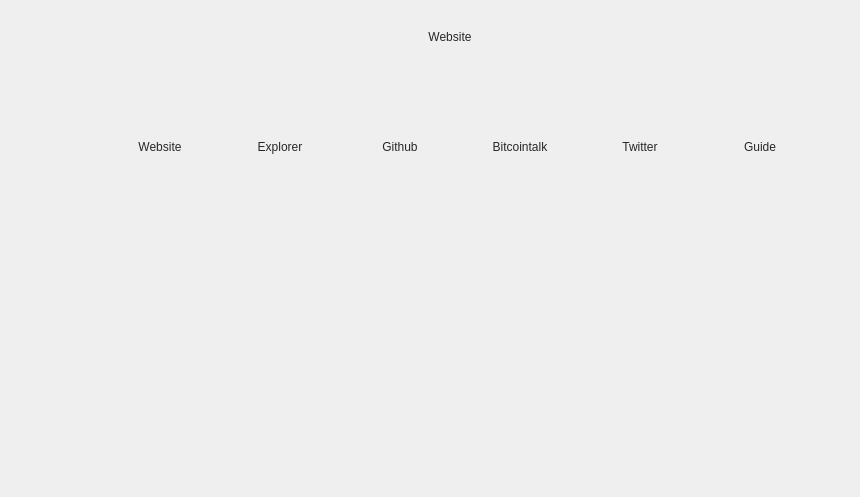
<?xml version="1.0" encoding="UTF-8"?>
<ui version="4.0">
 <class>OnlineWindowClass</class>
 <widget class="QWidget" name="OnlineWindowClass">
  <widget class="QWidget" name="widget_2" native="true">
   <property name="geometry">
    <rect>
     <x>0</x>
     <y>0</y>
     <width>860</width>
     <height>497</height>
    </rect>
   </property>
     <widget class="QWidget" name="hide3" native="true">
	  <widget class="QLabel" name="label">
     <property name="geometry">
      <rect>
       <x>300</x>
       <y>5</y>
       <width>300</width>
       <height>50</height>
      </rect>
     </property>
     <property name="text">
      <string>&lt;a style=&quot; text-decoration: none; color:#272727;&quot;&gt;&lt;img src=&quot;:/icons/onheader&quot;/&gt;&lt;br /&gt;Website&lt;/div&gt;&lt;/a&gt;</string>
     </property>
	 <property name="alignment">
      <set>Qt::AlignCenter</set>
     </property>
     <property name="margin">
      <number>5</number>
     </property>
     <property name="openExternalLinks">
      <bool>true</bool>
     </property>
    </widget>
    <widget class="QLabel" name="label">
     <property name="geometry">
      <rect>
       <x>100</x>
       <y>80</y>
       <width>120</width>
       <height>120</height>
      </rect>
     </property>
     <property name="text">
      <string>&lt;a href=&quot;&quot;&gt;&lt;div style=&quot; text-decoration: none; color:#272727;&quot;&gt;&lt;img src=&quot;:/icons/web&quot;/&gt;&lt;br /&gt;Website&lt;/div&gt;&lt;/a&gt;</string>
     </property>
	 <property name="alignment">
      <set>Qt::AlignCenter</set>
     </property>
     <property name="margin">
      <number>5</number>
     </property>
     <property name="openExternalLinks">
      <bool>true</bool>
     </property>
    </widget>
    <widget class="QLabel" name="label_3">
     <property name="geometry">
      <rect>
       <x>220</x>
       <y>80</y>
       <width>120</width>
       <height>120</height>
      </rect>
     </property>
     <property name="text">
      <string>&lt;a href=&quot;&quot;&gt;&lt;div style=&quot; text-decoration: none; color:#272727;&quot;&gt;&lt;img src=&quot;:/icons/explorer&quot;/&gt;&lt;br /&gt;Explorer&lt;/div&gt;&lt;/a&gt;</string>
     </property>
	 <property name="alignment">
      <set>Qt::AlignCenter</set>
     </property>
     <property name="openExternalLinks">
      <bool>true</bool>
     </property>
    </widget>
     <widget class="QLabel" name="label_4">
     <property name="geometry">
      <rect>
       <x>340</x>
       <y>80</y>
       <width>120</width>
       <height>120</height>
      </rect>
     </property>
     <property name="text">
       <string>&lt;a href=&quot;https://github.com/CREATIOPROJECT/CREATIO&quot;&gt;&lt;div style=&quot; text-decoration: none; color:#272727;&quot;&gt;&lt;img src=&quot;:/icons/github&quot;/&gt;&lt;br /&gt;Github&lt;/div&gt;&lt;/a&gt;</string>
     </property>
	 <property name="alignment">
      <set>Qt::AlignCenter</set>
     </property>
     <property name="openExternalLinks">
      <bool>true</bool>
     </property>
    </widget>
    <widget class="QLabel" name="label_6">
     <property name="geometry">
      <rect>
       <x>460</x>
       <y>80</y>
       <width>120</width>
       <height>120</height>
      </rect>
     </property>
     <property name="text">
      <string>&lt;a href=&quot;https://bitcointalk.org/index.php?topic=1656340.0&quot;&gt;&lt;div style=&quot; text-decoration: none; color:#272727;&quot;&gt;&lt;img src=&quot;:/icons/bitcointalk&quot;/&gt;&lt;br /&gt;Bitcointalk&lt;/div&gt;&lt;/a&gt;</string>
     </property>
	 <property name="alignment">
      <set>Qt::AlignCenter</set>
     </property>
     <property name="openExternalLinks">
      <bool>true</bool>
     </property>
    </widget>
    <widget class="QLabel" name="label_7">
     <property name="geometry">
      <rect>
       <x>580</x>
       <y>80</y>
       <width>120</width>
       <height>120</height>
      </rect>
     </property>
     <property name="text">
      <string>&lt;a href=&quot;https://twitter.com/creatioteam&quot;&gt;&lt;div style=&quot; text-decoration: none; color:#272727;&quot;&gt;&lt;img src=&quot;:/icons/twitter&quot;/&gt;&lt;br /&gt;Twitter&lt;/div&gt;&lt;/a&gt;</string>
     </property>
	 <property name="alignment">
      <set>Qt::AlignCenter</set>
     </property>
     <property name="openExternalLinks">
      <bool>true</bool>
     </property>
    </widget>   
	    <widget class="QLabel" name="label_7">
     <property name="geometry">
      <rect>
       <x>700</x>
       <y>80</y>
       <width>120</width>
       <height>120</height>
      </rect>
     </property>
     <property name="text">
      <string>&lt;a href=&quot;&quot;&gt;&lt;div style=&quot; text-decoration: none; color:#272727;&quot;&gt;&lt;img src=&quot;:/icons/guide&quot;/&gt;&lt;br /&gt;Guide&lt;/div&gt;&lt;/a&gt;</string>
     </property>
	 <property name="alignment">
      <set>Qt::AlignCenter</set>
     </property>
     <property name="openExternalLinks">
      <bool>true</bool>
     </property>
    </widget>  
   </widget>
  </widget>
 </widget>
 <resources/>
 <connections/>
</ui>
